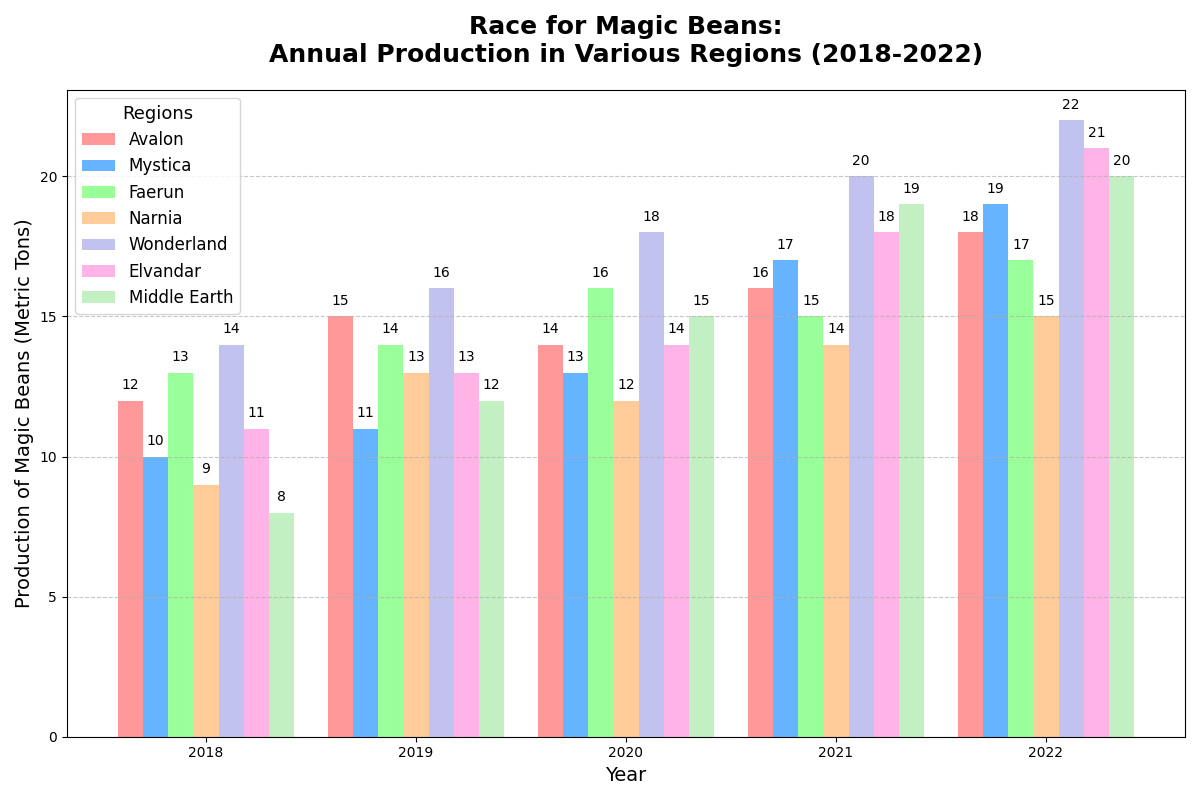

Here is the Python script that generated this plot:
import matplotlib.pyplot as plt
import numpy as np

# Define regions and years
regions = ['Avalon', 'Mystica', 'Faerun', 'Narnia', 'Wonderland', 'Elvandar', 'Middle Earth']
years = [2018, 2019, 2020, 2021, 2022]

# Data: Magic Beans Production (in metric tons)
production_data = np.array([
    [12, 15, 14, 16, 18],  # Avalon
    [10, 11, 13, 17, 19],  # Mystica
    [13, 14, 16, 15, 17],  # Faerun
    [9, 13, 12, 14, 15],   # Narnia
    [14, 16, 18, 20, 22],  # Wonderland
    [11, 13, 14, 18, 21],  # Elvandar
    [8, 12, 15, 19, 20]    # Middle Earth
])

# Set the positions of the bars
bar_width = 0.12
x = np.arange(len(years))

# Create the plot
fig, ax = plt.subplots(figsize=(12, 8))

# Colors for each region
colors = ['#ff9999', '#66b3ff', '#99ff99', '#ffcc99', '#c2c2f0', '#ffb3e6', '#c2f0c2']

# Create a bar for each region
for i, region in enumerate(regions):
    ax.bar(x + i * bar_width, production_data[i], width=bar_width, label=region, color=colors[i])

# Customize the plot
ax.set_title('Race for Magic Beans:\nAnnual Production in Various Regions (2018-2022)', fontsize=18, fontweight='bold', pad=20)
ax.set_xlabel('Year', fontsize=14)
ax.set_ylabel('Production of Magic Beans (Metric Tons)', fontsize=14)
ax.set_xticks(x + bar_width * 3)
ax.set_xticklabels(years)
ax.legend(title='Regions', fontsize=12, title_fontsize='13')
ax.grid(axis='y', linestyle='--', alpha=0.7)

# Add text annotations on each bar for better insight
for i in range(len(regions)):
    for j in range(len(years)):
        ax.text(x[j] + i * bar_width, production_data[i, j] + 0.3, str(production_data[i, j]), ha='center', va='bottom', fontsize=10)

# Improve layout
plt.tight_layout()

# Display the plot
plt.show()
